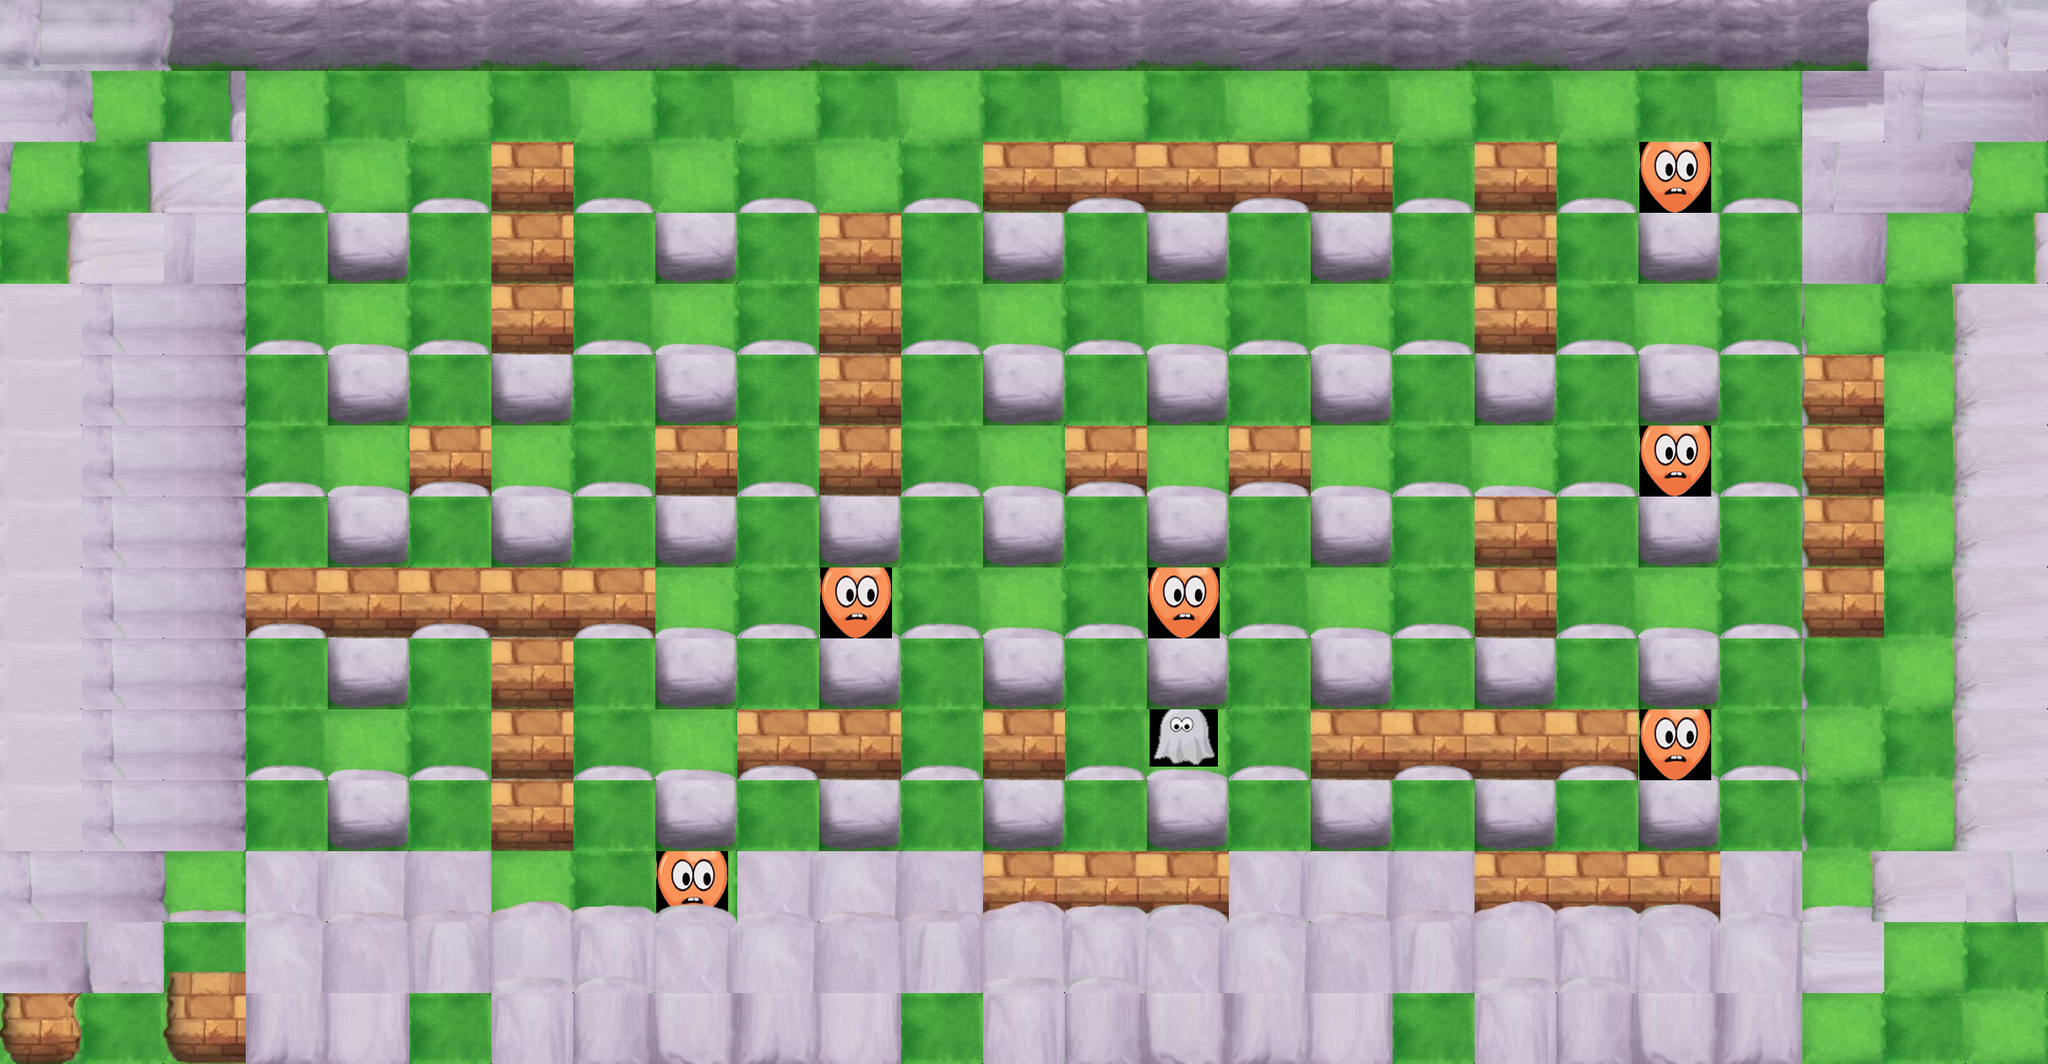

Below is a game level as drawn by its tile map, then a one-line description and the .tmx that defines it (tile-layer data replaced by summaries):
An orthogonal 25x15 tile map with 90x78 px tiles, 8 tile layers (suelo, piedras y sombras y muroArriba, paredesEditor, paredesGame, ...), 5 tilesets.

<map version="1.0" orientation="orthogonal" width="25" height="15" tilewidth="90" tileheight="78">
 <tileset firstgid="1" name="tile90_f2" tilewidth="90" tileheight="78" spacing="2" margin="2">
  <image source="gfx/tile90_f2.png" width="644" height="720" />
  <tile id="12">
   <properties>
    <property name="piedra" value="true" />
   </properties>
  </tile>
  <tile id="28">
   <properties>
    <property name="piedra" value="true" />
   </properties>
  </tile>
  <tile id="29">
   <properties>
    <property name="piedra" value="true" />
   </properties>
  </tile>
  <tile id="30">
   <properties>
    <property name="piedra" value="true" />
   </properties>
  </tile>
  <tile id="31">
   <properties>
    <property name="piedra" value="true" />
   </properties>
  </tile>
  <tile id="32">
   <properties>
    <property name="piedra" value="true" />
   </properties>
  </tile>
  <tile id="33">
   <properties>
    <property name="piedra" value="true" />
   </properties>
  </tile>
  <tile id="49">
   <properties>
    <property name="piedra" value="true" />
   </properties>
  </tile>
  <tile id="50">
   <properties>
    <property name="piedra" value="true" />
   </properties>
  </tile>
  <tile id="51">
   <properties>
    <property name="piedra" value="true" />
   </properties>
  </tile>
  <tile id="52">
   <properties>
    <property name="piedra" value="true" />
   </properties>
  </tile>
 </tileset>
 <tileset firstgid="64" name="muroswais90" tilewidth="90" tileheight="78">
  <image source="gfx/muroswais90.png" width="450" height="156" />
  <tile id="5">
   <properties>
    <property name="pared" value="true" />
   </properties>
  </tile>
  <tile id="7">
   <properties>
    <property name="pared" value="true" />
   </properties>
  </tile>
  <tile id="8">
   <properties>
    <property name="pared" value="true" />
   </properties>
  </tile>
  <tile id="9">
   <properties>
    <property name="pared" value="true" />
   </properties>
  </tile>
 </tileset>
 <tileset firstgid="74" name="esquinas90_f" tilewidth="90" tileheight="78" spacing="2" margin="2">
  <image source="gfx/esquinas90_f.png" width="644" height="240" />
  <tile id="1">
   <properties>
    <property name="piedra" value="true" />
   </properties>
  </tile>
  <tile id="5">
   <properties>
    <property name="piedra" value="true" />
   </properties>
  </tile>
  <tile id="9">
   <properties>
    <property name="piedra" value="true" />
   </properties>
  </tile>
  <tile id="11">
   <properties>
    <property name="piedra" value="true" />
   </properties>
  </tile>
 </tileset>
 <tileset firstgid="95" name="muros90_f" tilewidth="90" tileheight="78" spacing="2" margin="2">
  <image source="gfx/muros90_f.png" width="552" height="640" />
  <tile id="1">
   <properties>
    <property name="piedra" value="true" />
   </properties>
  </tile>
  <tile id="4">
   <properties>
    <property name="piedra" value="" />
   </properties>
  </tile>
  <tile id="7">
   <properties>
    <property name="piedra" value="true" />
   </properties>
  </tile>
  <tile id="10">
   <properties>
    <property name="piedra" value="true" />
   </properties>
  </tile>
  <tile id="13">
   <properties>
    <property name="piedra" value="true" />
   </properties>
  </tile>
  <tile id="16">
   <properties>
    <property name="piedra" value="true" />
   </properties>
  </tile>
  <tile id="19">
   <properties>
    <property name="piedra" value="true" />
   </properties>
  </tile>
  <tile id="22">
   <properties>
    <property name="piedra" value="true" />
   </properties>
  </tile>
  <tile id="25">
   <properties>
    <property name="piedra" value="true" />
   </properties>
  </tile>
  <tile id="28">
   <properties>
    <property name="piedra" value="true" />
   </properties>
  </tile>
  <tile id="31">
   <properties>
    <property name="piedra" value="true" />
   </properties>
  </tile>
  <tile id="34">
   <properties>
    <property name="piedra" value="true" />
   </properties>
  </tile>
  <tile id="37">
   <properties>
    <property name="piedra" value="true" />
   </properties>
  </tile>
 </tileset>
 <tileset firstgid="143" name="enemigos90" tilewidth="90" tileheight="78">
  <image source="gfx/enemigos90.png" width="450" height="156" />
  <tile id="5">
   <properties>
    <property name="enemigo" value="moco" />
   </properties>
  </tile>
  <tile id="7">
   <properties>
    <property name="enemigo" value="gota" />
   </properties>
  </tile>
  <tile id="8">
   <properties>
    <property name="enemigo" value="globo" />
   </properties>
  </tile>
  <tile id="9">
   <properties>
    <property name="enemigo" value="fantasma" />
   </properties>
  </tile>
 </tileset>
 <layer name="suelo" width="25" height="15">
  <data>[375 cells, 375 non-empty, 2 distinct tile ids]</data>
 </layer>
 <layer name="piedras y sombras y muroArriba" width="25" height="15">
  <data>[375 cells, 250 non-empty, 12 distinct tile ids]</data>
 </layer>
 <layer name="paredesEditor" width="25" height="15">
  <data>[375 cells, 68 non-empty, 12 distinct tile ids]</data>
 </layer>
 <layer name="paredesGame" width="25" height="15">
  <data>[375 cells, 0 non-empty, 0 distinct tile ids]</data>
 </layer>
 <layer name="ParedesTechoGame" width="25" height="15">
  <data>[375 cells, 0 non-empty, 0 distinct tile ids]</data>
 </layer>
 <layer name="paredes Transparentes" width="25" height="15">
  <data>[375 cells, 0 non-empty, 0 distinct tile ids]</data>
 </layer>
 <layer name="ParedesTechoTransparente" width="25" height="15">
  <data>[375 cells, 0 non-empty, 0 distinct tile ids]</data>
 </layer>
 <layer name="techopiedras  y muroabajo y lados" width="25" height="15">
  <data>[375 cells, 197 non-empty, 67 distinct tile ids]</data>
 </layer>
</map>